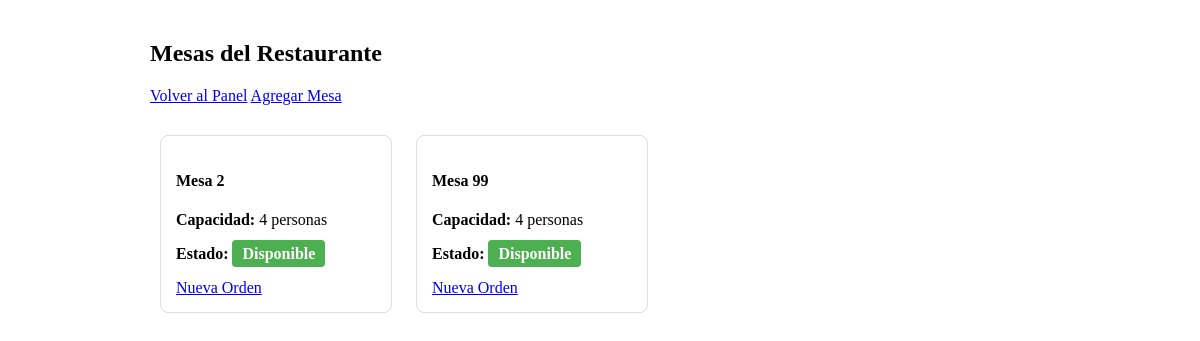
Page /tables on the committed database.
### tables this page shows
CREATE TABLE restaurant_tables (
        id INTEGER PRIMARY KEY AUTOINCREMENT,
        table_number INTEGER NOT NULL UNIQUE,
        capacity INTEGER NOT NULL,
        status TEXT NOT NULL DEFAULT 'available'
    );

### app.py (the view)
@app.route('/tables')
def tables():
    conn = get_db_connection()
    tables = conn.execute('''
        SELECT rt.*,
               COUNT(o.id) as active_orders,
               GROUP_CONCAT(o.customer_name) as customers
        FROM restaurant_tables rt
        LEFT JOIN orders o ON rt.id = o.table_id AND o.status = 'active'
        GROUP BY rt.id
        ORDER BY rt.table_number
    ''').fetchall()
    conn.close()
    return render_template('tables.html', tables=tables)

### app.py (called while the page is built)
def get_db_connection():
    conn = sqlite3.connect(DATABASE)
    conn.row_factory = sqlite3.Row
    return conn

### templates/tables.html (shortened to what this page needs)
<!DOCTYPE html>
<html lang="en">
<head>
    <link rel="stylesheet" href="https://cdnjs.cloudflare.com/ajax/libs/milligram/1.4.1/milligram.min.css">
</head>
<body>
    <h2>Mesas del Restaurante</h2>
    <a href="{{ url_for('index') }}" class="button">Volver al Panel</a>
    <a href="{{ url_for('add_table') }}" class="button">Agregar Mesa</a>
    <div style="margin-top: 20px;">
        {% for table in tables %}
        <div class="table-card">
            <h4>Mesa {{ table['table_number'] }}</h4>
            <p><strong>Capacidad:</strong> {{ table['capacity'] }} personas</p>
            <p><strong>Estado:</strong>
                {% if table['active_orders'] > 0 %}
                    <span class="table-status occupied">Ocupada</span>
                {% else %}
                    <span class="table-status available">Disponible</span>
                {% endif %}
            </p>
            <div style="margin-top: 15px;">
                {% if table['active_orders'] == 0 %}
                    <a href="{{ url_for('new_order', table_id=table['id']) }}" class="button button-outline">Nueva Orden</a>
                {% else %}
                    <a href="{{ url_for('orders') }}" class="button button-outline">Ver Órdenes</a>
                {% endif %}
            </div>
        </div>
        {% endfor %}
    </div>
</body>
</html>

### templates/tables.html (style rules this page uses)
body { max-width: 900px; margin: 40px auto; }
.table-status { padding: 5px 10px; border-radius: 4px; color: white; font-weight: bold; }
.available { background-color: #4caf50; }
.table-card { border: 1px solid #ddd; padding: 15px; margin: 10px; border-radius: 8px; display: inline-block; width: 200px; }

### rows in the picture
restaurant_tables: table_number "2", capacity "4"
restaurant_tables: table_number "99", capacity "4"
